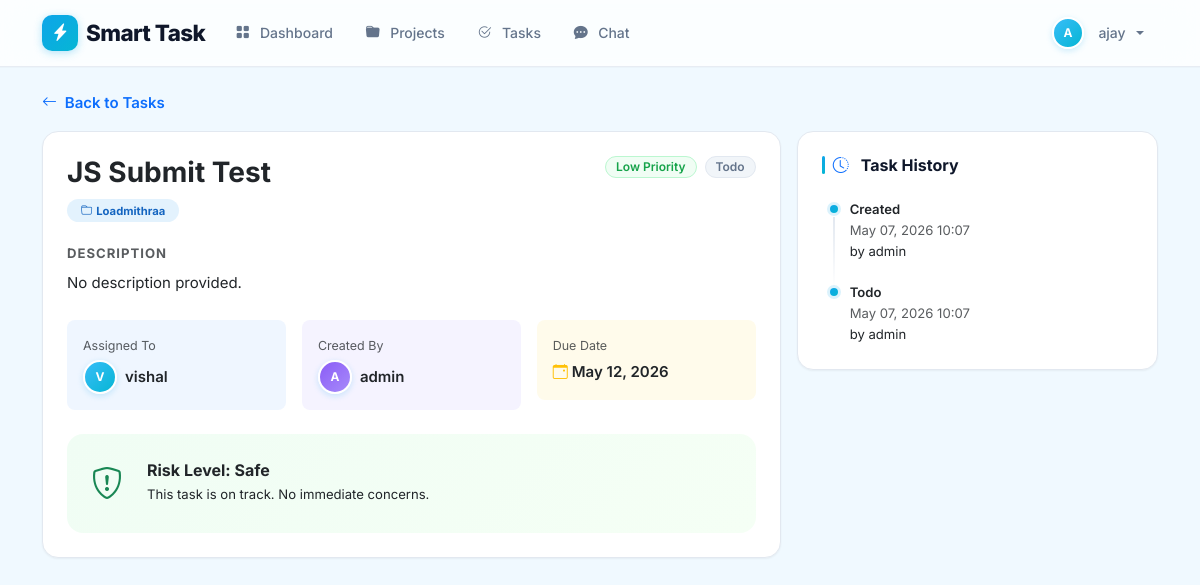
The app's page /tasks/5 (signed in) with its own data.
### app.py (models this page shows, shortened)
class User(db.Model):
    id = db.Column(db.Integer, primary_key=True)
    username = db.Column(db.String(80), unique=True, nullable=False)
    email = db.Column(db.String(120), unique=True, nullable=False)
    password = db.Column(db.String(200), nullable=False)
    role = db.Column(db.String(20), default='member')  # admin or member
    created_at = db.Column(db.DateTime, default=datetime.utcnow)
    owned_projects = db.relationship('Project', backref='owner', lazy=True, foreign_keys='Project.owner_id')
    member_projects = db.relationship('Project', secondary=project_members, backref='members')
    assigned_tasks = db.relationship('Task', backref='assignee', lazy=True, foreign_keys='Task.assigned_to')
    created_tasks = db.relationship('Task', backref='creator', lazy=True, foreign_keys='Task.created_by')

class Task(db.Model):
    id = db.Column(db.Integer, primary_key=True)
    title = db.Column(db.String(200), nullable=False)
    description = db.Column(db.Text, nullable=True)
    priority = db.Column(db.String(20), default='Medium')  # Low, Medium, High
    due_date = db.Column(db.Date, nullable=False)
    status = db.Column(db.String(20), default='Todo')  # Todo, In Progress, Done
    assigned_to = db.Column(db.Integer, db.ForeignKey('user.id'), nullable=False)
    created_by = db.Column(db.Integer, db.ForeignKey('user.id'), nullable=False)
    project_id = db.Column(db.Integer, db.ForeignKey('project.id'), nullable=False)
    parent_task_id = db.Column(db.Integer, db.ForeignKey('task.id'), nullable=True)
    created_at = db.Column(db.DateTime, default=datetime.utcnow)
    updated_at = db.Column(db.DateTime, default=datetime.utcnow, onupdate=datetime.utcnow)
    histories = db.relationship('TaskHistory', backref='task', lazy=True, cascade='all, delete-orphan', order_by='TaskHistory.created_at.desc()')
    child_tasks = db.relationship('Task', backref=db.backref('parent', remote_side=[id]), lazy=True)
    def risk_level(self):
        if self.status == 'Done':
            return 'safe'
        today = date.today()
        if self.due_date < today:
            return 'critical'
        elif (self.due_date - today).days <= 2:
            return 'warning'
        return 'safe'
    def is_blocked(self):
        if self.parent and self.parent.status != 'Done':
            return True
        return False

class Project(db.Model):
    id = db.Column(db.Integer, primary_key=True)
    name = db.Column(db.String(100), nullable=False)
    description = db.Column(db.Text, nullable=True)
    owner_id = db.Column(db.Integer, db.ForeignKey('user.id'), nullable=False)
    created_at = db.Column(db.DateTime, default=datetime.utcnow)
    tasks = db.relationship('Task', backref='project', lazy=True, cascade='all, delete-orphan')

class TaskHistory(db.Model):
    id = db.Column(db.Integer, primary_key=True)
    task_id = db.Column(db.Integer, db.ForeignKey('task.id'), nullable=False)
    old_status = db.Column(db.String(20), nullable=True)
    new_status = db.Column(db.String(20), nullable=False)
    changed_by = db.Column(db.Integer, db.ForeignKey('user.id'), nullable=False)
    created_at = db.Column(db.DateTime, default=datetime.utcnow)
    user = db.relationship('User', foreign_keys=[changed_by])

### app.py (the view)
@app.route('/tasks/<int:task_id>')
@login_required
def task_detail(task_id):
    task = Task.query.get_or_404(task_id)
    histories = TaskHistory.query.filter_by(task_id=task_id).order_by(TaskHistory.created_at.desc()).all()
    user = User.query.get(session['user_id'])
    return render_template('task_detail.html', task=task, histories=histories, user=user)

### app.py (called while the page is built)
def login_required(f):
    @wraps(f)
    def decorated_function(*args, **kwargs):
        if 'user_id' not in session:
            flash('Please login first.', 'error')
            return redirect(url_for('login'))
        return f(*args, **kwargs)
    return decorated_function

### templates/task_detail.html (shortened to what this page needs)
{% extends "base.html" %}
{% block content %}
<div class="mb-3 animate-fade-up">
    <a href="{{ url_for('tasks') }}" class="text-decoration-none fw-semibold text-primary">
        <i class="bi bi-arrow-left me-1"></i> Back to Tasks
    </a>
</div>
<div class="row g-3">
    <div class="col-lg-8">
        <div class="card p-4 animate-fade-up">
            <div class="d-flex justify-content-between align-items-start mb-4 flex-wrap gap-2">
                <div>
                    <h3 class="fw-bold mb-2">{{ task.title }}</h3>
                    <span class="badge" style="background:#e3f2fd;color:#1565c0;border-radius:50px;padding:6px 14px;">
                        <i class="bi bi-folder me-1"></i>{{ task.project.name }}
                    </span>
                </div>
                <div class="d-flex gap-2 align-items-center">
                    <span class="badge {{ 'priority-high' if task.priority == 'High' else ('priority-medium' if task.priority == 'Medium' else 'priority-low') }}">
                        {{ task.priority }} Priority
                    </span>
                    <span class="badge {{ 'status-todo' if task.status == 'Todo' else ('status-progress' if task.status == 'In Progress' else 'status-done') }}">
                        {{ task.status }}
                    </span>
                </div>
            </div>
            <div class="mb-4">
                <h6 class="fw-bold text-muted mb-2" style="font-size:0.82rem;text-transform:uppercase;letter-spacing:1px;">Description</h6>
                <p class="mb-0" style="line-height:1.7;">{{ task.description or 'No description provided.' }}</p>
            </div>
            <div class="row g-3 mb-4">
                <div class="col-md-4">
                    <div class="p-3 rounded-3" style="background:#eff6ff;">
                        <small class="text-muted d-block mb-1" style="font-size:0.78rem;">Assigned To</small>
                        <div class="d-flex align-items-center">
                            <div class="avatar-circle me-2">{{ task.assignee.username[0]|upper }}</div>
                            <span class="fw-semibold">{{ task.assignee.username }}</span>
                        </div>
                    </div>
                </div>
                <div class="col-md-4">
                    <div class="p-3 rounded-3" style="background:#f5f3ff;">
                        <small class="text-muted d-block mb-1" style="font-size:0.78rem;">Created By</small>
                        <div class="d-flex align-items-center">
                            <div class="avatar-circle me-2" style="background:linear-gradient(135deg,#8b5cf6,#a78bfa);">{{ task.creator.username[0]|upper }}</div>
                            <span class="fw-semibold">{{ task.creator.username }}</span>
                        </div>
                    </div>
                </div>
                <div class="col-md-4">
                    <div class="p-3 rounded-3" style="background:#fffbeb;">
                        <small class="text-muted d-block mb-1" style="font-size:0.78rem;">Due Date</small>
                        <span class="fw-semibold"><i class="bi bi-calendar-event me-1 text-warning"></i>{{ task.due_date.strftime('%b %d, %Y') }}</span>
                    </div>
                </div>
            </div>
            {% set risk_icon_color = 'text-danger' if task.risk_level() == 'critical' else ('text-warning' if task.risk_level() == 'warning' else 'text-success') %}
            <div class="d-flex align-items-center p-4 rounded-4 risk-{{ task.risk_level() }}">
                <i class="bi bi-shield-exclamation fs-2 me-4 {{ risk_icon_color }}"></i>
                <div>
                    <h6 class="fw-bold mb-1">Risk Level: {{ task.risk_level()|capitalize }}</h6>
                    <p class="small mb-0">
                        {% if task.risk_level() == 'critical' %}
                        This task is overdue! Immediate action required.
                        {% elif task.risk_level() == 'warning' %}
                        This task is near its deadline. Act soon.
                        {% else %}
                        This task is on track. No immediate concerns.
                        {% endif %}
                    </p>
                </div>
            </div>
        </div>
    </div>
    <div class="col-lg-4">
        <div class="card p-4 animate-fade-up" style="animation-delay: 0.15s;">
            <h5 class="section-title mb-4"><i class="bi bi-clock-history text-primary me-1"></i>Task History</h5>
            {% if histories %}
            <div class="timeline">
                <div class="timeline-item">
                    <div class="fw-semibold small">Created</div>
                    <div class="text-muted small">{{ task.created_at.strftime('%b %d, %Y %H:%M') }}</div>
                    <div class="small">by {{ task.creator.username }}</div>
                </div>
                {% for h in histories %}
                <div class="timeline-item">
                    <div class="fw-semibold small">
                        {% if h.old_status %}
                        {{ h.old_status }} <i class="bi bi-arrow-right mx-1 small text-muted"></i> {{ h.new_status }}
                        {% else %}
                        {{ h.new_status }}
                        {% endif %}
                    </div>
                    <div class="text-muted small">{{ h.created_at.strftime('%b %d, %Y %H:%M') }}</div>
                    <div class="small">by {{ h.user.username }}</div>
                </div>
                {% endfor %}
            </div>
            {% else %}
            <div class="empty-state">
                <i class="bi bi-clock"></i>
                <h5>No history yet</h5>
                <p class="small">Task actions will appear here.</p>
            </div>
            {% endif %}
        </div>
    </div>
</div>
{% endblock %}

### templates/base.html (shortened to what this page needs)
<!DOCTYPE html>
<html lang="en">
<head>
    <link href="https://cdn.jsdelivr.net/npm/bootstrap@5.3.2/dist/css/bootstrap.min.css" rel="stylesheet">
    <link rel="stylesheet" href="https://cdn.jsdelivr.net/npm/bootstrap-icons@1.11.1/font/bootstrap-icons.css">
</head>
<body>
    {% if session.user_id %}
    <nav class="navbar navbar-expand-lg sticky-top">
        <div class="container">
            <a class="navbar-brand" href="{{ url_for('dashboard') }}">
                <span class="brand-icon"><i class="bi bi-lightning-charge-fill"></i></span>Smart Task
            </a>
            <div class="collapse navbar-collapse" id="navMenu">
                <ul class="navbar-nav me-auto gap-1">
                    <li class="nav-item">
                        <a class="nav-link {{ 'active' if request.endpoint == 'dashboard' else '' }}" href="{{ url_for('dashboard') }}">
                            <i class="bi bi-grid-fill me-1"></i> Dashboard
                        </a>
                    </li>
                    <li class="nav-item">
                        <a class="nav-link {{ 'active' if request.endpoint == 'projects' else '' }}" href="{{ url_for('projects') }}">
                            <i class="bi bi-folder-fill me-1"></i> Projects
                        </a>
                    </li>
                    <li class="nav-item">
                        <a class="nav-link {{ 'active' if request.endpoint == 'tasks' else '' }}" href="{{ url_for('tasks') }}">
                            <i class="bi bi-check2-circle me-1"></i> Tasks
                        </a>
                    </li>
                    <li class="nav-item">
                        <a class="nav-link {{ 'active' if request.endpoint == 'chat' else '' }}" href="{{ url_for('chat') }}">
                            <i class="bi bi-chat-dots-fill me-1"></i> Chat
                        </a>
                    </li>
                </ul>
                <ul class="navbar-nav">
                    <li class="nav-item dropdown">
                        <a class="nav-link dropdown-toggle d-flex align-items-center" href="#" role="button" data-bs-toggle="dropdown">
                            <div class="avatar-circle me-2" style="width:32px;height:32px;font-size:0.75rem;">{{ session.username[0]|upper }}</div>
                            <span>{{ session.username }}</span>
                        </a>
                    </li>
                </ul>
            </div>
        </div>
    </nav>
    {% endif %}
    <main class="{% if session.user_id %}py-4{% else %}vh-100 d-flex align-items-center{% endif %}">
        <div class="container">
            {% block content %}{% endblock %}
        </div>
    </main>
</body>
</html>

### templates/base.html (style rules this page uses)
:root { --primary: #0ea5e9; --primary-light: #38bdf8; --primary-dark: #0284c7; --accent: #06b6d4; --critical: #ef4444; --warning: #f59e0b; --safe: #10b981; --bg: #f0f9ff; --bg-surface: #ffffff; --text: #0f172a; --text-secondary: #64748b; --text-muted: #94a3b8; --border: #e2e8f0; --shadow-sm: 0 1px 2px 0 rgb(0 0 0 / 0.05); --shadow: 0 1px 3px 0 rgb(0 0 0 / 0.1), 0 1px 2px -1px rgb(0 0 0 / 0.1); --shadow-md: 0 4px 6px -1px rgb(0 0 0 / 0.1), 0 2px 4px -2px rgb(0 0 0 / 0.1); --shadow-lg: 0 10px 15px -3px rgb(0 0 0 / 0.1), 0 4px 6px -4px rgb(0 0 0 / 0.1); --shadow-xl: 0 20px 25px -5px rgb(0 0 0 / 0.1), 0 8px 10px -6px rgb(0 0 0 / 0.1); --radius-sm: 8px; --radius: 12px; --radius-lg: 16px; --radius-xl: 24px; --transition: all 0.25s cubic-bezier(0.4, 0, 0.2, 1); --font-sans: 'Inter', ui-sans-serif, system-ui, -apple-system, sans-serif; }
* { font-family: var(--font-sans); box-sizing: border-box; }
html { scroll-behavior: smooth; }
body { background: var(--bg); color: var(--text); min-height: 100vh; font-size: 0.9375rem; line-height: 1.6; -webkit-font-smoothing: antialiased; -moz-osx-font-smoothing: grayscale; }
.navbar { background: rgba(255,255,255,0.8); backdrop-filter: blur(16px) saturate(1.8); -webkit-backdrop-filter: blur(16px) saturate(1.8); border-bottom: 1px solid rgba(226,232,240,0.8); box-shadow: 0 0 0 1px rgba(0,0,0,0.02); padding: 0.6rem 0; position: sticky; top: 0; z-index: 1020; }
.navbar-brand { font-weight: 800; font-size: 1.4rem; color: var(--text) !important; letter-spacing: -0.025em; display: flex; align-items: center; gap: 0.5rem; }
.navbar-brand .brand-icon { width: 36px; height: 36px; border-radius: 10px; background: linear-gradient(135deg, var(--primary), var(--accent)); display: inline-flex; align-items: center; justify-content: center; color: white; font-size: 1.1rem; box-shadow: 0 2px 8px rgba(14,165,233,0.3); }
.nav-link { color: var(--text-secondary) !important; font-weight: 500; font-size: 0.875rem; padding: 0.45rem 0.9rem !important; border-radius: var(--radius); transition: var(--transition); position: relative; display: flex; align-items: center; gap: 0.4rem; }
.card { border: 1px solid var(--border); border-radius: var(--radius-lg); background: var(--bg-surface); box-shadow: var(--shadow-sm); transition: var(--transition); }
.priority-low { background: #f0fdf4; color: #16a34a; border-radius: 50px; font-weight: 600; font-size: 0.75rem; padding: 4px 10px; border: 1px solid #bbf7d0; }
.status-todo { background: #f1f5f9; color: #64748b; border-radius: 50px; font-weight: 600; font-size: 0.75rem; padding: 4px 10px; border: 1px solid #e2e8f0; }
.timeline { position: relative; }
.timeline-item { position: relative; padding-left: 28px; padding-bottom: 1.25rem; }
.timeline-item::before { content: ''; position: absolute; left: 8px; top: 6px; width: 8px; height: 8px; border-radius: 50%; background: linear-gradient(135deg, var(--primary), var(--accent)); box-shadow: 0 0 0 3px rgba(14,165,233,0.15); }
.timeline-item::after { content: ''; position: absolute; left: 11px; top: 18px; width: 2px; height: calc(100% - 12px); background: linear-gradient(to bottom, #e2e8f0, transparent); }
.timeline-item:last-child::after { display: none; }
.timeline-item:last-child { padding-bottom: 0; }
.section-title { font-weight: 700; font-size: 1rem; color: var(--text); display: flex; align-items: center; gap: 0.5rem; }
.section-title::before { content: ''; width: 3px; height: 18px; border-radius: 2px; background: linear-gradient(180deg, var(--primary), var(--accent)); }
.avatar-circle { width: 34px; height: 34px; border-radius: 50%; background: linear-gradient(135deg, var(--primary-light), var(--accent)); display: inline-flex; align-items: center; justify-content: center; color: white; font-weight: 700; font-size: 0.75rem; box-shadow: 0 2px 6px rgba(14,165,233,0.2); border: 2px solid white; }
.animate-fade-up { animation: fadeInUp 0.5s cubic-bezier(0.4,0,0.2,1) forwards; }
.risk-safe { background: linear-gradient(135deg, #f0fdf4, #f5fff5) !important; }

### records on screen
User: username "ajay"
Task: title "JS Submit Test", priority "Low", status "Todo", description "No description provided.", due_date "May 12, 2026", risk_level "Safe", created_at "May 07, 2026 10:07"
Project: project.name "Loadmithraa"
User: assignee "V", assignee.username "vishal"
User: creator "A", creator.username "admin"
TaskHistory: new_status "Todo", created_at "May 07, 2026 10:07", user.username "admin"

### other values on screen
{{ session.username[0]|upper }} "A"
